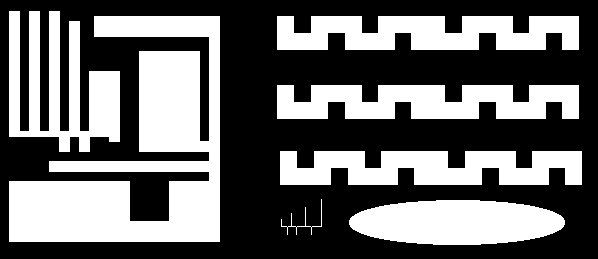
#> input picture LAB_13/ccl1.png, 598 x 259 px; the run also reads 1 picture not shown here
$ jupyter execute 13_ccl.ipynb
#> lines starting #> are read from the running program, lines starting #| are printed output that depends on the picture; after the words box and inside, x2 and y2 are one past the last pixel; in counts of white or black regions, pixels touching at a corner belong together
# Indeksacja. Prosta klasyfikacja obiektów.

## Cel ćwiczenia
- zapoznanie z dwuprzebiegowym algorytmem indeksacji (ang. *connected component labelling*):
- zapoznanie z prostą klasyfikacją obiektów z wykorzystaniem współczynników kształtu,
- zadanie domowe: zmodyfikowana indeksacja dwuprzebiegowa i indeksacja jednoprzebiegowa.

## Indeksacja

Większość dotychczas poznanych i wykorzystywanych algorytmów przetwarzania obrazu wykonywała operacje na całym obrazie (lub co najwyżej dokonywany był podział obiekt/obiekty - tło (np. różne metody segmentacji)).

Patrząc na poniższny rysunek człowiek widzi dwa kwadraty.

Dla automatycznego systemu analizy i rozpoznawania obrazów przejście od etapu obiekty/tło do wyróżnienia dwóch kwadratów nie jest takie oczywiste i wymaga zastosowania jakieś formy indeksacji - czyli przypisania każdemu z pikseli uznanych za należące do obiektów (tu białych) jakieś etykiety (w naszym przypadku będą to dwie etykiety, ew. dodatkowa oznaczająca tło).

W tej części ćwiczenia zaprezentowany zostanie tzw. dwuprzebiegowy algorytm indeksacji (ang. *two-pass connected component labelling*).
Jego nazwa związana jest z koniecznością wykonania dwukrotnego odwiedzenia każdego z pikseli obrazu (dwie pętle/iteracje po obrazie).
Istnieją również tzw. jednoprzebiegowe algorytmy indeksacji.

## Opis algorytmu

- Na wejściu mamy obraz po binaryzacji - zakładamy, że piksele białe ('1', '255') należą do obiektów, tło jest czarne.

- W pierwszej iteracji obraz analizujemy linia po linii, od lewej do prawej, aż do napotkania pierwszego piksela o wartości różnej od '0'.
  W tej sytuacji dokonujemy analizy otoczenia piksela:


  gdzie: **X**  rozważany piksel, **A,B,C,D** - sąsiedzi z otoczenia.
  Uwaga. W przykładzie pokazano tzw. sąsiedztwo 8-elementowe.
  Niekiedy stosuje się również wersję 4-elementową (praktycznie bardzo rzadko).
  Wtedy analizie podlegałyby by tylko piksele **B** i **D**.

- Możliwe są następujące przypadki dla otoczenia __A,B,C,D__:
    - (a) wszystkie należą do tła __A,B,C,D == 0__.
      Wtedy znaleziony piksel __X__ należy do nowego obiektu - nadajemy mu zatem etykietę __L+1__ __X = L+1}__ - przez __L__ rozumiemy poprzednią etykietę.
	  Uwaga. Przed uruchomieniem algorytmu __L__ należy zainicjować wartością  '1'
    - (b) jeden lub więcej pikseli ma przypisaną aktualną etykietę **L**.
	  Wtedy rozważanemu pikselowi przypisujemy etykietę **L** - **X = L**.
    - (c) w otoczeniu występują piksele o różnych etykietach np. *L1* i *L2*.
	  Wtedy przyjmuje się zasadę, że rozważanemu pikselowi *X* przypisuje się mniejszą z wartości *L1* i *L2* (*X = min(L1,L2)*).

## Implementacja:

- Wczytaj obraz *ccl1.png*, wyświetl go.
  Po krótkiej analizie można zauważyć, że występuje na nim 7 odrębnych obiektów.
      Ich ``wykrycie'' będzie naszym celem.

- Na podstawie opisu algorytmu podanego wcześniej zaimplementuj tzw. pierwszą fazę indeksacji (ang. _first pass_):
    - uwaga ogólna - algorytm jest dość prosty i łatwy w implementacji,
    - obliczenia powinny odbywać się w pętlach `for` - iteracja po całym obrazku.
      Warto pominąć pierwszy wiersz i pierwszą oraz ostatnią kolumnę, aby  wyeliminować problem z brakiem kontekstu (można np. założyć, że pikseli brzegowych nie ma, bo wcześniej wykonane zostało morfologiczne czyszczenie brzegu).
    - dla przypomnienia iteracja po macierzy w Python - pętla zewnętrzna - wiersze, pętla wewnętrzna - kolumny – tj. pierwsza współrzędna to wiersz, a druga kolumna,
    - rozmiar obrazka można odczytać np. poleceniem: `yy, xx = img.shape`
      Przy takim przypisaniu `yy` oznacza liczbę wierszy (wysokość obrazka), a `xx` liczbę kolumn (szerokość obrazka),
    - działania podejmujemy tylko w przypadku, gdy aktualnie analizowany piksel ma wartość różną od zera (gdy należy do obiektu),
    - najtrudniejszym elementem jest analiza otoczenia piksela i stwierdzenie, z którym z przypadków (a), (b) czy (c) mamy do czynienia.
      Problem można rozwiązać jakkolwiek (tylko dobrze), poniżej prezentowana jest jedna z możliwości.
    - na początku tworzymy listę pikseli, które stanowią otoczenie piksela X (A, B, C, D) np: ` neighbours = [img[j - 1, i - 1], ... `
    - następnie sprawdzamy czy nie występuje przypadek (a) - czyli czy suma sąsiadów nie wynosi 0 -  ` neigh_sum = np.sum(neighbours)`, jeżeli tak to `X = L` oraz `L=L+1`.
      Uwaga proszę nie zapomnieć zainicjalizować etykiety `L` wartością 1.
    - jeżeli `neigh_sum > 0`, mamy do czynienia z przypadkiem (b) lub (c).
      Eliminujemy zerowe elementy z listy `sasiedzi` (`neighbours = filter(lambda x: x != 0, neighbours)`), a następnie znajdujemy minimum i maksimum nowej listy `neighbours` (funkcje `min` i `max` z _numpy_).
    - z przypadkiem (b) będziemy mieli do czynienia, gdy *minimum = maksimum*.
      Wtedy jako etykietę przypisujemy `X = minimum = maksimum`.
      Gdy *minimum != maksimum* mamy przypadek (c).
      Wtedy etykieta `X = minimum` - taką przyjmujemy konwencję,
    - uwaga 1 - algorytm operuje (czyta punkty z otoczenia i zapisuje kolejne indeksy L) na tym samym obrazie wejściowym,
    - uwaga 2 - przed implementacją metody obsługi konfliktów przypadki (b) i (c) działają tak samo, ale dla potrzeb dalszych kroków należy je rozróżnić,

- Wykonaj indeksację obrazu za pomocą zaimplementowanego algorytmu.
  Jeżeli wszystko zostało poprawnie napisane, to wynik powinien wyglądać mniej więcej tak jak na poniższym rysunku. Takie porównanie stanowić będzie pierwszy test poprawności implementacji algorytmu.


[cell 1]
import os
from copy import deepcopy

import cv2
import matplotlib.pyplot as plt
import numpy as np

if not os.path.exists("ccl1.png") :
    !wget https://raw.githubusercontent.com/vision-agh/poc_sw/master/13_CCL/ccl1.png --no-check-certificate
if not os.path.exists("shapes.png") :
    !wget https://raw.githubusercontent.com/vision-agh/poc_sw/master/13_CCL/shapes.png --no-check-certificate
if not os.path.exists("shapesReal.png") :
    !wget https://raw.githubusercontent.com/vision-agh/poc_sw/master/13_CCL/shapesReal.png --no-check-certificate

# Implementacja pierwszego kroku indeksacji
ccl1 = cv2.imread("ccl1.png", cv2.IMREAD_GRAYSCALE)
#> ccl1: shape (259, 598); 41.1% white; 7 white regions, largest, box (x1, y1, x2, y2) and area: (9, 16, 220, 242) 23561, (9, 11, 120, 152) 8081, (277, 16, 579, 50) 8024
plt.imshow(ccl1, "gray")
plt.axis('off')
plt.show()

[cell 2]
def first_pass(image):
    image_out = deepcopy(image)
    y_size, x_size = image_out.shape
    L = 1

    for i in range(1, y_size):
        for j in range(1, x_size - 1):
            if image_out[i, j] != 0:
                neighbours = np.array([image_out[i - 1, j - 1], image_out[i - 1, j], image_out[i - 1, j + 1], image_out[i, j - 1]])
                neigh_sum = sum(neighbours.astype(np.int32))
                if neigh_sum == 0:
                    image_out[i, j] = L
                    L += 1
                else:
                    filtered = filter(lambda x: x != 0, neighbours)
                    neighbours = [x for x in filtered]
                    neigh_min = min(neighbours)
                    neigh_max = max(neighbours)

                    if neigh_max == neigh_min:
                        image_out[i, j] = neigh_min
                    else:
                        image_out[i, j] = neigh_min
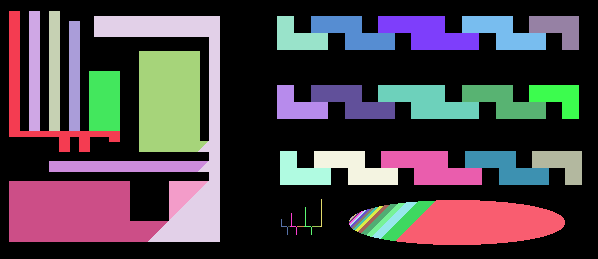
#> image_out: shape (259, 598) uint32; 49 distinct labels, from 0 to 48; one colour per label, 0 black
#> after the loop, L = 49

    return image_out

[cell 3]
im_fp = first_pass(ccl1.astype(np.uint32))
plt.imshow(im_fp)
plt.axis("off")

## Dyskusja:

- W wyniku indeksacji uzyskujemy obraz, na którym wyróżnionych jest wiele obiektów (dokładnie 48) - a faktycznie jest tylko 7. Zastanówmy się z czego to wynika.

- Zacznijmy od prostego przypadku przedstawionego na poniższym rysunku:


  Obraz analizowany jest linia po linii.
  Zatem pierwszą etykietę dostanie słupek po prawej.
  Późnej ten po lewej.
  Postępując zgodnie z podanym algorytmem, w pewnym momencie (piksel wyróżniony na obrazku) dojdzie do sytuacji, w której w otoczeniu danego piksela znajdą się dwie różne etykiety (tu: '1' i '2').
  Wtedy zgodnie z przyjętą metodologią przypisujemy niższą, tj. '1'.
  Problem jaki powstaje, to brak zapamiętania informacji o tym, że wystąpił taki konflikt tj. że powinno nastąpić połączenie etykiet '1' i '2'.
  Z tego powodu wynik działania algorytmu nie jest poprawny.

-  Przeanalizujmy jeszcze jeden, bardziej złożony przykład z rysunku poniżej:


   Słupek po prawej dostaje indeks '1', a po lewej '2'.
   W czwartej linii występuje piksel, który ma w swoim sąsiedztwie (A,B,C,D) same piksele czarne.
   Dlatego dostaje etykietę '3'.
   Jednak w następnym kroku okazuje się, że następuje konflikt '3' z '1' (połączenie).
   W kolejnym wierszu występuje konflikt '2' i '3'.
   Warto zwrócić uwagę, że w tym przypadku trzeba uniknąć sytuacji ''utraty'' informacji o połączeniu '1' z '2' przez '3'.

- W literaturze zaproponowano wiele sposobów reprezentacji i rozwiązywania przedstawionych konfliktów:
    - 2-krotki,
    - n-krotki,
    - tablica dwuwymiarowa,
    - grafy + przeszukiwanie grafu wgłąb.

 W obecnym ćwiczeniu zastosujemy ostatnie podejście, które jest najprostsze do realizacji.

- Opisane konflikty możemy przechowywać w strukturze zbiorów rozłącznych (ang. _union find_).
  Jest to zagadnienie znane z przedmiotu ''Algorytmy i struktury danych''.
  Poniżej zostanie zaprezentowane krótkie przypomnienie.

- Mamy $N$ obiektów. W naszym przypadku to jest $N$ etykiet.
  Chcemy przechowywać informację o sytuacji, w której następuje łączenie etykiet tj. interesują nas zbiory obiektów połączonych.
  Przykład trzech zbiorów zamieszczono na rysunku:


- W ramach rozważanej struktury implementuje się dwie operacje:
  - *find* (znajdź) - sprawdzenie czy dwa obiekty należą do tego samego zbioru połączonego,
  - *union* (połącz) - wprowadź połączenie pomiędzy dwoma obiektami.

- Z punktu widzenia naszych potrzeb ważna jest funkcja _union_. Przykład dodania połączenia pomiędzy obiektami '2' a'3' pokazano na rysunku:


- Strukturę oraz obie operacje można zaimplementować na kilka sposobów.
  Zainteresowanych odsyłam do literatury przedmiotu.
  My zastosujemy podejście _quick-union_.
  Nie jest ono specjalnie wydajnie, ale bardzo proste do implementacji.

- Nasz graf, w którym wierzchołki oznaczają etykiety, a krawędzie połączenia między etykietami, zapiszemy w tablicy jednowymiarowej `id[]` o rozmiarze $N$ (maksymalna liczba etykiet).
  Interpretacja pola w tablicy: `id[i]` jest rodzicem `i`.
  Korzeń elementu `i` jest dany jako: `id[id[id[...id[i]...]]]`.

- Przeanalizujmy jak to działa na prostym przykładzie.
  Mamy dany poetykietowany obraz:


  Występuje na nim pięć konfliktów oznaczonych A, B, C, D i E  (uwaga: w trakcie działania algorytmu pojawią się właśnie w takiej kolejności).

- Sytuację wyjściową opisuje poniższy rysunek:


   Tablica `id` wypełniona jest kolejnymi indeksami.

- W algorytmie _quick-union_, aby połączyć elementy $p$ i $q$ należy ustawić $id$ korzenia $q$ pod adres korzenia elementu $p$.
Uwaga: Zakładamy, że $p$ < $q$.
Można to zapisać jako: `id[root(p)] = root(q)`.
Nasze pierwsze połączenie (A) to 4 z 2.
Po tej operacji sytuacja będzie wyglądać następująco:


W tym przypadku korzenieniem obu elementów są same elementy, zatem operacja jest dość prosta.

- Kolejny krok tj. połączenie  2 z 1 -  sytuacja B:


Element 1 jest korzeniem.
Element 2 już nie, ponieważ `id[2]==4`.
Sprawdzamy zatem `id[4]`.
Okazuje się, że `id[4] == 4` tj. jest to korzeń.
Zatem korzeniem dla elementu 2 jest 4.
Dokonujemy stosownej modyfikacji w tablicy `id[1] = 4`.

-  Kolejne połączenie to 6 z 3 (C):


- Kolejne połączenie to 5 z 1.


Szukamy korzenia elementu 1.
Znajdujemy, że to jest 4.
Zatem łączymy 5 i 4.

- Ostatnie połączenie to 6 z 5.


-  Ostatni krok to wykorzystanie informacji zawartej w tablicy `id` do wyznaczenia przekodowania LUT (ang. _look-up table_), które pozwoli nam nadać poprawne etykiety wszystkim pikselom.
Zasadniczo sprowadza się on do obliczenia dla każdej możliwej etykiety jej korzenia - w naszym przypadku zawsze otrzymamy 6, gdyż wszystkie piksele są ze sobą połączone i stanowią jeden obiekt.

## Implementacja:

- Implementacja jest dużo prostsza i krótsza od powyższego opisu.
  Istotne jest tylko dobre zrozumienie algorytmu _union-find_.

- Potrzebne będą nam dwie funkcje pomocnicze:

    - `root` - obliczanie korzenia zgodnie z podanym opisem (odpowiednia pętla `while`). Funkcja pobiera indeks elementu oraz tablicę, a zwraca indeks korzenia.
    - `union` - realizacja operacji unii. Argumenty to indeksy `p` i `q` oraz tablica, a wyniki to zmodyfikowana tablica.

- Na początku, przed pierwszym przebiegiem algorytmu indeksacji, tworzymy tablicę `id` i inicjujemy ją wartościami od 1 do $N$.
  Dla rozważanego przykładu wystarczy $N = 100$.

- Następnie, w przypadku wystąpienia konfliktu (przypadek ()c)), tworzymy unię pomiędzy etykietą mniejszą i większą.

- Po pierwszym przebiegu tworzymy, w opisany powyżej sposób, przekodowanie LUT (pętla po `id` i funkcja `root`). Powstaje nam tablica `lut`.

- Implementujemy drugi przebieg po obrazie.
  Jest on bardzo prosty.
  Dla każdego piksela, który nie jest tłem (o etykiecie większej od 0) realizujemy przekodowanie LUT (`lut_table[img[j, i] - 1]`).
  Otrzymany w ten sposób obraz wyświetlamy.
  Powinniśmy uzyskać poprawne etykietowanie.

[cell 4]
def root(idx, table):
    while table[idx-1] != idx:
        idx = table[idx-1]
    return idx

def union(p, q, table):
    table[root(p, table)-1] = root(q, table)
    return table

[cell 5]
def second_pass(image, N = 100):
#> called with N = 100
    image_out = deepcopy(image)
    y_size, x_size = image_out.shape
    L = 1
    idxs = np.arange(1, N)

    for i in range(1, y_size):
        for j in range(1, x_size - 1):
            if image_out[i, j] != 0:
                neighbours = np.array([image_out[i - 1, j - 1], image_out[i - 1, j], image_out[i - 1, j + 1], image_out[i, j - 1]])
                neigh_sum = sum(neighbours.astype(np.int32))
                if neigh_sum == 0:
                    image_out[i, j] = L
                    L += 1
                else:
                    filtered = filter(lambda x: x != 0, neighbours)
                    neighbours = [x for x in filtered]
                    neigh_min = min(neighbours)
                    neigh_max = max(neighbours)

                    if neigh_max == neigh_min:
                        image_out[i, j] = neigh_min
                    else:
                        image_out[i, j] = neigh_min
                        idxs = union(neigh_min, neigh_max, idxs)
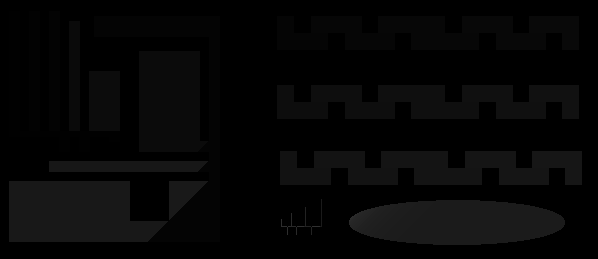
#> image_out: shape (259, 598); min 0, max 48, mean 6.1
#> after the loop, L = 49

    lut_table = np.zeros((np.max(idxs)))

    for elem in range(len(idxs)):
        lut_table[elem] = root(elem + 1, idxs)
    for i in range(1, y_size):
        for j in range(1, x_size - 1):
            if image_out[i, j] > 0:
                image_out[i, j] = lut_table[image_out[i, j] - 1]
    return image_out

[cell 6]
im_sp = second_pass(ccl1)

plt.imshow(im_sp)
plt.axis("off")

## Indeksacja wbudowana w OpenCV

W OpenCV dostępna jest funkcja `connectedComponents`, która pozwala wykonać indeksację.
Proszę sprawdzić jej działanie na używanym wcześniej obrazie.

[cell 7]
# Indeksacja wbudowana w OpenCV
num_labels, ccl1_secondpass = cv2.connectedComponents(ccl1)
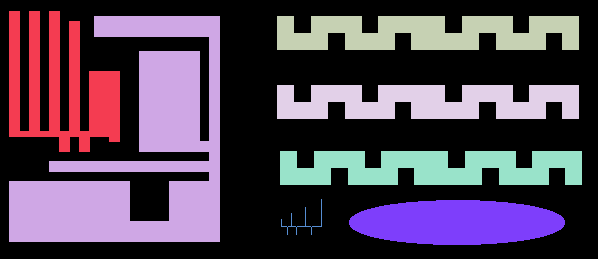
#> ccl1_secondpass: shape (259, 598) int32; 8 distinct labels, from 0 to 7; one colour per label, 0 black
#> num_labels = 8

plt.imshow(ccl1_secondpass)
plt.axis("off")

## Rozpoznawanie obiektów z wykorzystaniem współczynników kształtu

Współczynniki kształtu są pewnymi parametrami liczbowymi opisującymi kształt obiektu.
Pozwala to na użycie ich do automatycznego rozpoznawania obiektów.
Teoretycznie współczynniki kształtu (dobre) powinny być niezależne od zmiany położenia obiektu, jego orientacji i wielkości.
W praktyce okazuje się jednak, że wartości współczynników zmieniają się w pewnym zakresie nawet dla obiektów należących do tych samych klas (te same kształty - przykład obracany kwadrat).
Wynika z tego konieczność uwzględnienia pewnej tolerancji wartości współczynników kształtu wykorzystywanych w praktycznych zastosowaniach analizy i rozpoznawania obrazu.

# Implementacja dla obrazu sztucznego

- Wczytaj obraz _shapes.png_.
  Wyświetl go.
  Pierwszym etapem zadania będzie wybranie współczynników kształtu i przedziałów ich wartości - takich, które pozwolą na wykrycie konkretnych kształtów.
  Do wyboru jest kwadrat lub krzyżyk (koło jest zbyt łatwe).

- Obok ''klasycznych'' współczynników kształtu tj. Blair-Bliss, Malinowskiej, Haralick, występują współczynniki będące pochodnymi momentów geometrycznych tzn. momenty Hu [https://en.wikipedia.org/wiki/Image_moment]. Wykorzystamy je w naszym ćwiczeniu.

- Pierwszy krok to indeksacja obrazu - poznana funkcja `connectedComponents`.
- Następnie w pętli, dla kolejnych obiektów wyznaczamy współczynniki Hu.
    - po pierwsze należy ''wybrać'' z obrazu dany obiekt np. `I = (ccl == s)*1` oraz `I = I.astype('uint8')`
    - po drugie obliczyć momenty geometryczne - `cv2.moments(I)`
    - po trzecie, na podstawie momentów, obliczyć momentu Hu `cv2.HuMoments(moments)`
- Mając wyznaczone współczynniki musimy jest przeanalizować. W tym celu dobrze ja jakoś wyświetlić w postaci macierzy - proszę to rozwiązać samodzielnie.

- Na podstawie analizy należy wybrać próg (jeden lub więcej) i zrealizować stosowną filtrację tj. usunąć ''niechciane'' kształty.

[cell 8]
# Rozpoznawanie obiektów sztucznych
shapes = cv2.imread("shapes.png", cv2.IMREAD_GRAYSCALE)
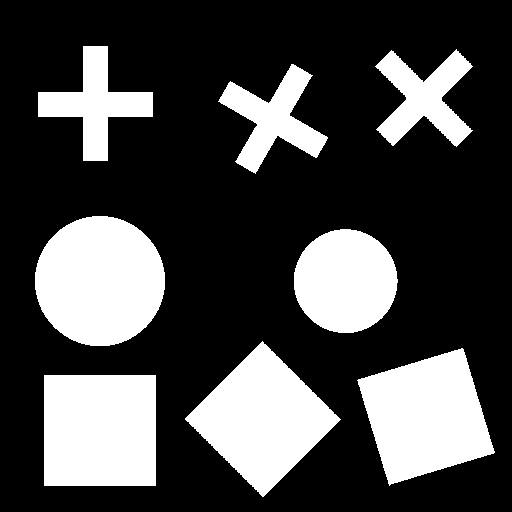
#> input picture LAB_13/shapes.png, 512 x 512 px
#> shapes: shape (512, 512); 28% white; 8 white regions, largest, box (x1, y1, x2, y2) and area: (35, 216, 165, 346) 13293, (44, 375, 156, 486) 12432, (185, 341, 341, 497) 12212
plt.imshow(shapes, 'gray')
plt.axis("off")
plt.show()

num_labels, shapes_components = cv2.connectedComponents(shapes)
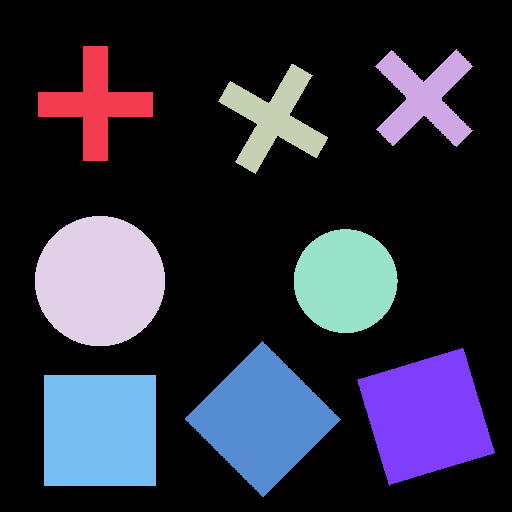
#> shapes_components: shape (512, 512) int32; 9 distinct labels, from 0 to 8; one colour per label, 0 black
#> num_labels = 9
plt.imshow(shapes_components, 'gray')
plt.axis("off")
plt.show()

[cell 9]
moments = []
hu_moments = np.zeros((7, num_labels))
images = []

for label in range(1, num_labels + 1):
    im = (shapes_components == label)*1
    im = im.astype('uint8')
    images.append(im)

    moment = cv2.moments(im)
    hu_moment = cv2.HuMoments(moment)
    moments.append(moment)
    hu_moments[:, label - 1] = np.squeeze(hu_moment)

    print(f"Dla obiektu {label}")
    print("Hu moment:")
    print(hu_moment)
#> this loop made 9 passes
#> hu_moment on passes 1, 8, 9: [0.25, 2.31e-09, 2.32e-05, 1.47e-06, 8.61e-12, 7.08e-11, 0], [0.167, 2.23e-06, 0, 0, 0, 0, 0], [0, 0, 0, 0, 0, 0, 0]
#> (printed output is left out)
#> pass 1, `im = (shapes_components == label)*1`:
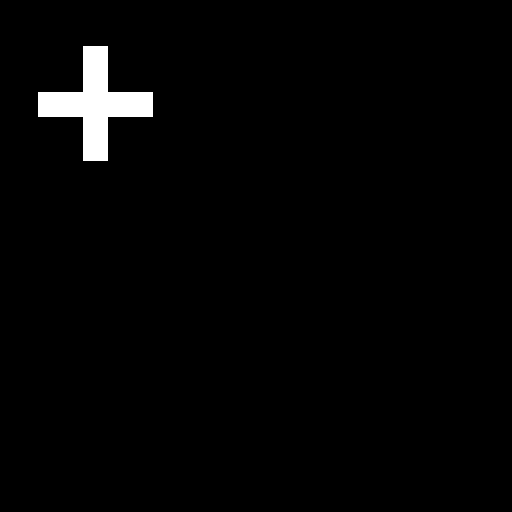
#> im: shape (512, 512) int64; values 0 (black) and 1 (white), 2% white; 1 white region, box (x1, y1, x2, y2) and area: (38, 46, 153, 161) 5125
#> pass 2, `im = (shapes_components == label)*1`:
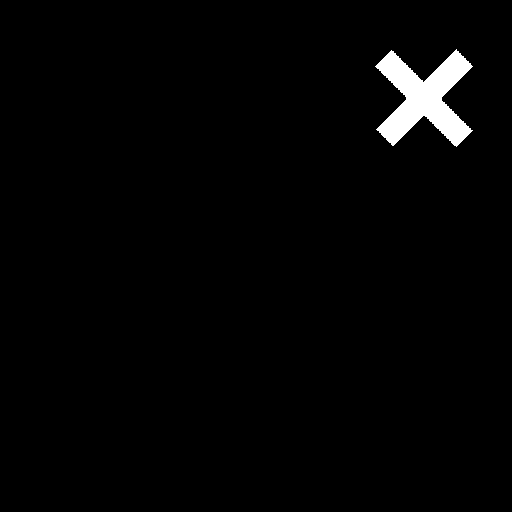
#> im: shape (512, 512) int64; values 0 (black) and 1 (white), 1.8% white; 1 white region, box (x1, y1, x2, y2) and area: (375, 49, 473, 147) 4840
#> after the loop, images = 9 items; moments = 9 items

print(hu_moments)
#| [[ 2.50203915e-01  2.57949086e-01  2.57059062e-01  1.59154823e-01
#|    1.59155875e-01  1.66692179e-01  1.66718427e-01  1.66659964e-01
#|    0.00000000e+00]
#|  [ 2.30928490e-09  1.08977954e-06  1.50261870e-07  3.16293019e-08
#|    1.30608986e-07  2.37382411e-06  1.50054250e-06  2.23442217e-06
#|    0.00000000e+00]
#> (further printed lines are left out)

im = np.zeros_like(shapes)
for i in range(len(images)):
    if hu_moments[0][i] > 0.24:
        im += images[i]
#> this loop made 9 passes
#> pass 2, `im += images[i]`:
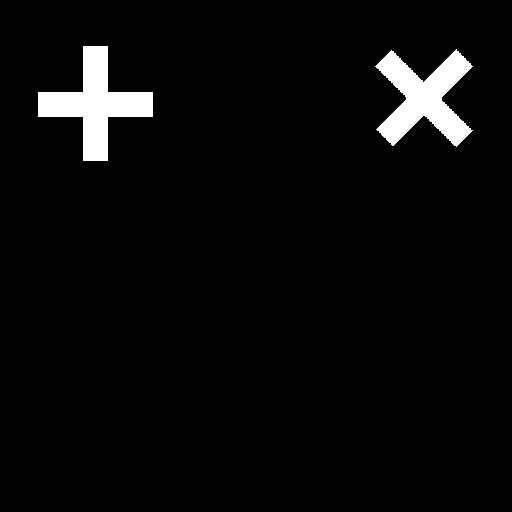
#> im: shape (512, 512); values 0 (black) and 1 (white), 3.8% white; 2 white regions, box (x1, y1, x2, y2) and area: (38, 46, 153, 161) 5125, (375, 49, 473, 147) 4840
#> pass 3, `im += images[i]`:
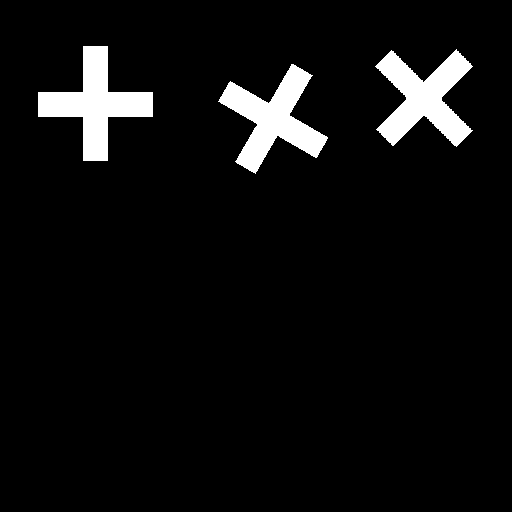
#> im: shape (512, 512); values 0 (black) and 1 (white), 5.7% white; 3 white regions, box (x1, y1, x2, y2) and area: (38, 46, 153, 161) 5125, (218, 64, 328, 174) 4857, (375, 49, 473, 147) 4840

plt.imshow(im, 'gray')
plt.axis("off")
plt.show()


im = np.zeros_like(shapes)
for i in range(len(images)):
    if hu_moments[0][i] < 0.16:
        im += images[i]
#> im: shape (512, 512); values 0 (black) and 1 (white), 8.3% white; 2 white regions, box (x1, y1, x2, y2) and area: (35, 216, 165, 346) 13293, (294, 229, 398, 333) 8447
#> (the rest of the program and of its run is left out)
